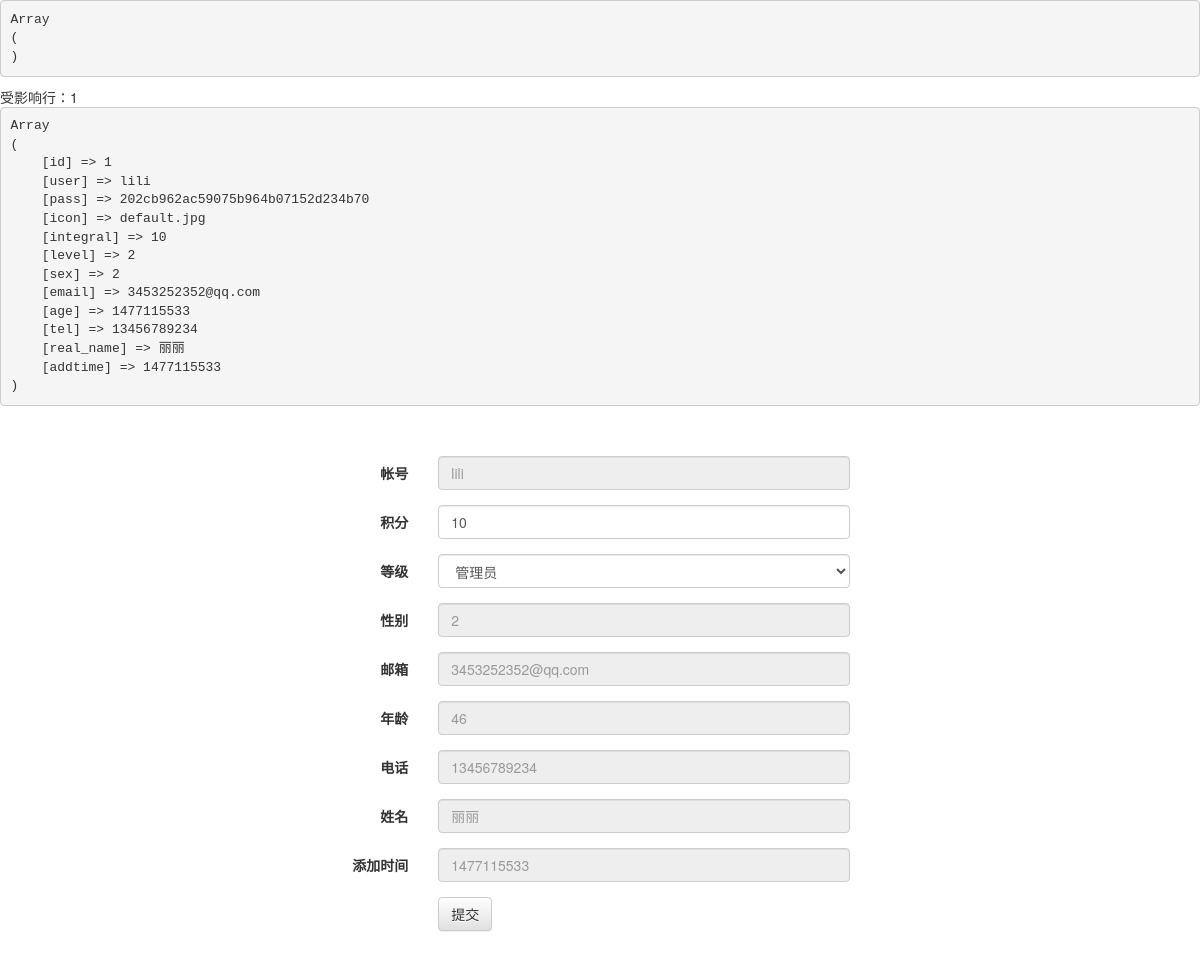
Page /Admin/login/update.php?id=1 on the committed database.
### tables this page shows
create table if not exists `shop_user` (
	`id`   int unsigned  not null auto_increment,
	primary key(`id`) comment '主键',
	`user` varchar(64) not null ,
		unique un_user(`user`) comment '唯一登录帐号',
		`pass` char(32) not null comment '密码',
		`icon` varchar(255) not null default 'default.jpg' comment '头像',
		`integral` int unsigned not null default 0 comment '积分',
		`level` tinyint not null default 2 comment '0:超级管理员,1:管理员，2：铜牌，3：银牌，4：金牌：5：钻石',
		`sex` tinyint not null default 2 comment '0:女,1:男,2:妖',
		`email` varchar(64) not null default "" comment '邮箱',
		`age` int unsigned not null default 0 comment '0:表示没有设置年龄',
		`tel` char(11) not null default "" comment '手机',
		`real_name` varchar(64) not null default "" comment '真实姓名',
		`addtime` int unsigned not null 
	);

### Admin/login/update.php (the view, shortened to what this page needs)
<?php
    $list=$_SESSION;
     echo '<pre>';
        print_r($list);
    echo '</pre>';
    $age=$list['user']['age'];
   $age = floor((time()-$age)/3600/24/365);
    $link = @mysqli_connect(HOST,USER,PASS,DB) or exit('连接失败！错误消息：' . mysqli_connect_error());;
    mysqli_set_charset($link , 'utf8');
    $sql = "select *  from `shop_user` where id={$_GET['id']}" ;
    $result = mysqli_query($link , $sql);
    $userlist = [];
    echo '受影响行：' . mysqli_affected_rows($link);
    if(mysqli_affected_rows($link) > 0){
        while($row = mysqli_fetch_assoc($result)){
            $userlist = $row;
        }
    }
     echo '<pre>';
        print_r($userlist);
    echo '</pre>';
?>
<!DOCTYPE html>
<html>
<head>
        <link rel="stylesheet" href="../public/css/bootstrap.min.css">
        <link rel="stylesheet" type="text/css" href="../public/css/bootstrap-theme.min.css">
    </head>
    <body>
        <div class="update-box">
            <form class="form-horizontal" role="form" action="./action.php?a=update" method="post" >
  <div class="form-group" >
    <label for="inputEmail3" class="col-sm-2 control-label">帐号</label>
    <div class="col-sm-10">
      <input type="text" class="form-control" placeholder="<?php echo $userlist['user'];?>" disabled>
    </div>
  </div>
  <div class="form-group">
    <label for="inputEmail3" class="col-sm-2 control-label">积分</label>
    <div class="col-sm-10">
      <input type="text" name="integral" class="form-control" value="<?php echo $userlist['integral'];?>">
    </div>
  </div>
  <div class="form-group">
   <label for="inputEmail3" class="col-sm-2 control-label">等级</label>
   <div class="col-sm-10">
  <select class="form-control" name="level">
  <?php if($list['user']['level']==0):?>
    <option >管理员</option>
<?php else: ?>
    <option disabled>管理员</option>
<?php endif;?>
  </select>
  </div>
  </div>
  <div class="form-group">
    <label for="inputEmail3" class="col-sm-2 control-label">性别</label>
    <div class="col-sm-10">
      <input type="text" class="form-control" placeholder="<?php echo $userlist['sex'];?>" disabled>
    </div>
  </div>
  <div class="form-group">
    <label for="inputEmail3" class="col-sm-2 control-label">邮箱</label>
    <div class="col-sm-10">
      <input type="text" class="form-control" placeholder="<?php echo $userlist['email'];?>" disabled>
    </div>
  </div>
  <div class="form-group">
    <label for="inputEmail3" class="col-sm-2 control-label">年龄</label>
    <div class="col-sm-10">
      <input type="text" class="form-control" placeholder="<?php echo $age;?>" disabled>
    </div>
  </div>
  <div class="form-group">
    <label for="inputEmail3" class="col-sm-2 control-label">电话</label>
    <div class="col-sm-10">
      <input type="text" class="form-control" placeholder="<?php echo $userlist['tel'];?>" disabled>
    </div>
  </div>
  <div class="form-group">
    <label for="inputEmail3" class="col-sm-2 control-label">姓名</label>
    <div class="col-sm-10">
      <input type="text" class="form-control" placeholder="<?php echo $userlist['real_name'];?>" disabled>
    </div>
  </div>
  <div class="form-group">
    <label for="inputEmail3" class="col-sm-2 control-label">添加时间</label>
    <div class="col-sm-10">
      <input type="text" class="form-control" placeholder="<?php echo $userlist['addtime'];?>" disabled>
    </div>
  </div>
  <div class="form-group">
    <div class="col-sm-offset-2 col-sm-10">
      <input type="submit" class="btn btn-default" value="提交">
    </div>
  </div>
</form>
        </div>
    </body>
</html>

### Admin/login/update.php (style rules this page uses)
.update-box { width:500px; margin:50px auto; }

### rows in the picture
shop_user: user "lili", integral "10", sex "2", email "3453252352@qq.com", tel "13456789234", real_name "丽丽", addtime "1477115533"

### other values in the picture
mysqli_affected_rows($link) "1"
